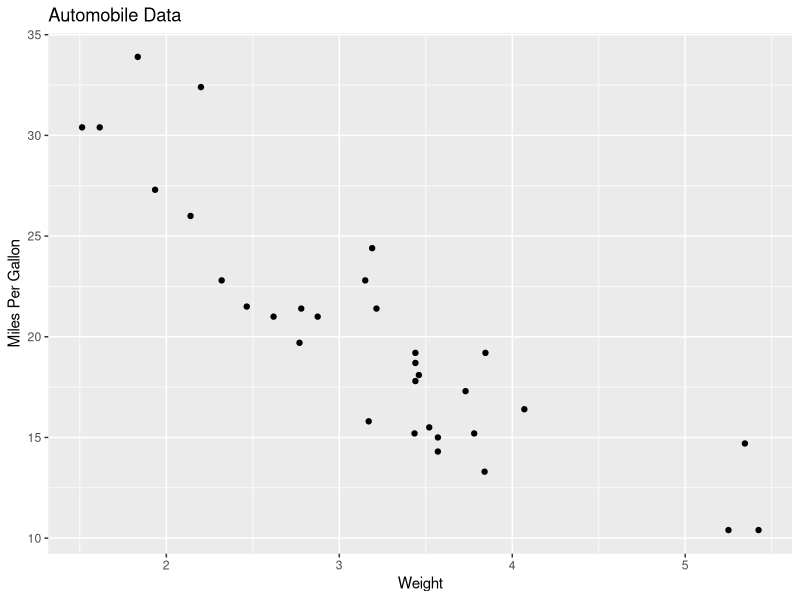
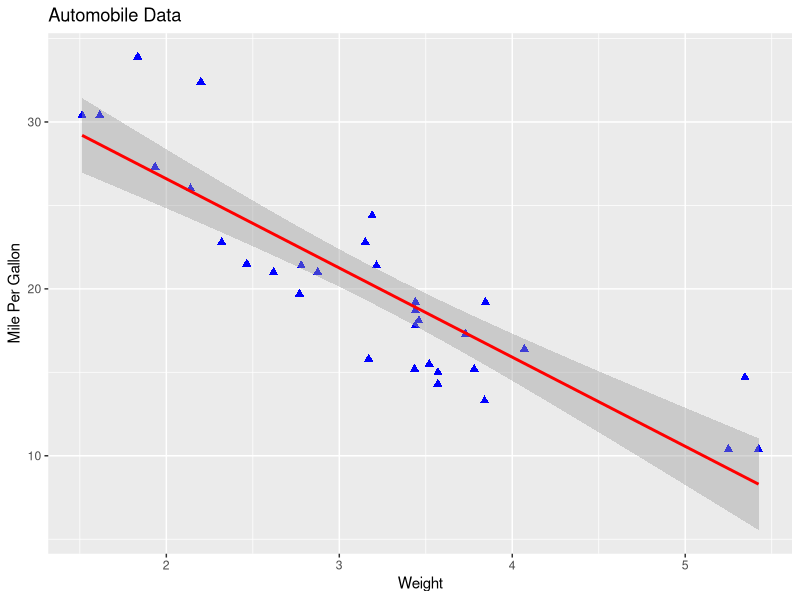
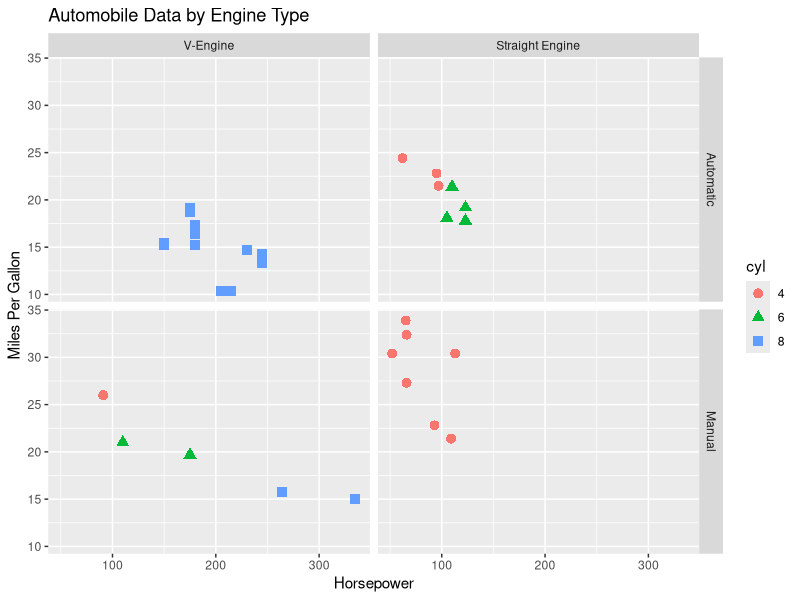
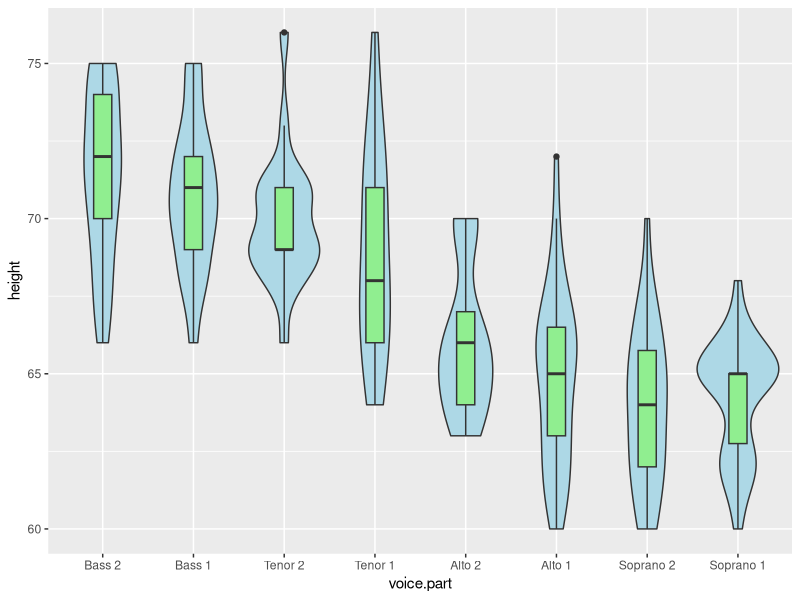
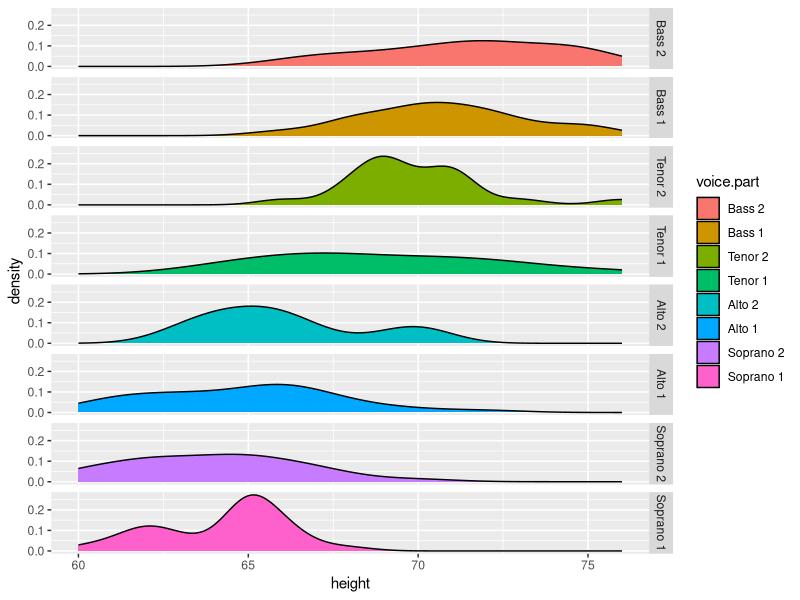

Generate these figures, in order, with R:
#最简单的例子
install.packages("ggplot2")
library(ggplot2)
ggplot(data = mtcars, aes(x = wt, y = mpg)) + geom_point() + labs(title = "Automobile Data",
                                                                  x = "Weight",
                                                                  y = "Miles Per Gallon")
#扩展上面的例子
ggplot(data = mtcars, aes(x = wt, y = mpg)) + 
  geom_point(pch = 17, color = "blue", size = 2) +
  geom_smooth(method = "lm", color = "red", linetype = 1) +
  labs(title = "Automobile Data", x = "Weight", y = "Mile Per Gallon")

#分组和面, ggplot2包在定义组或面时使用因子
#因子化
colnames(mtcars)
head(mtcars)
mtcars$am <- factor(mtcars$am, levels = c(0, 1), labels = c("Automatic", "Manual"))
mtcars$vs <- factor(mtcars$vs, levels = c(0, 1), labels = c("V-Engine", "Straight Engine"))
mtcars$cyl <- factor(mtcars$cyl)
#绘图
ggplot(data = mtcars, aes(x = hp, y = mpg, shape = cyl, color = cyl)) +
  geom_point(size = 3) +
  facet_grid(am ~ vs) +
  labs(title = "Automobile Data by Engine Type", x = "Horsepower", y = "Miles Per Gallon")
#通过变速箱类型（手动和自动）和发动机装置（V型发动机与直列式发动机）对数据进行分组，显示变速箱的
#马力与油耗之间的关系

#几何函数常见选项
install.packages("lattice")
library(ggplot2)
data(singer, package = "lattice")
colnames(singer)
ggplot(singer, aes(x = voice.part, y = height)) + geom_violin(fill = "lightblue") +
  geom_boxplot(fill = "lightgreen", width = .2)

#展示singer数据集中每个声部成员的身高分布，利用核密度图水平排列，给每个声部分布不同的颜色
data("mtcars")
head(mtcars)
library(ggplot2)
head(singer, 3)
ggplot(data = singer, aes(x = height, fill = voice.part)) + 
  geom_density() + 
  facet_grid(voice.part ~ .)
